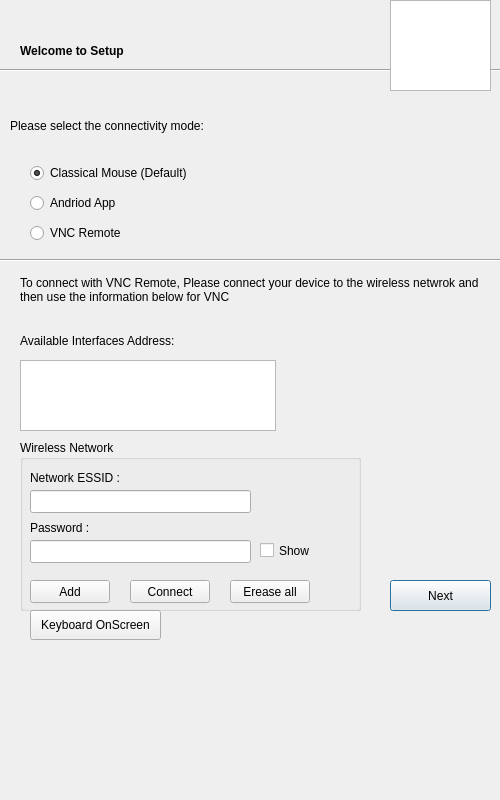
<?xml version="1.0" encoding="UTF-8"?>
<ui version="4.0">
 <class>WelcomeForm</class>
 <widget class="QDialog" name="WelcomeForm">
  <property name="geometry">
   <rect>
    <x>0</x>
    <y>0</y>
    <width>500</width>
    <height>800</height>
   </rect>
  </property>
  <property name="windowTitle">
   <string/>
  </property>
  <widget class="Line" name="line">
   <property name="geometry">
    <rect>
     <x>0</x>
     <y>60</y>
     <width>671</width>
     <height>20</height>
    </rect>
   </property>
   <property name="orientation">
    <enum>Qt::Horizontal</enum>
   </property>
  </widget>
  <widget class="QLabel" name="WelcomeLabelText">
   <property name="geometry">
    <rect>
     <x>20</x>
     <y>40</y>
     <width>331</width>
     <height>21</height>
    </rect>
   </property>
   <property name="font">
    <font>
     <weight>75</weight>
     <bold>true</bold>
    </font>
   </property>
   <property name="text">
    <string>Welcome to Setup</string>
   </property>
  </widget>
  <widget class="QRadioButton" name="Mouse">
   <property name="geometry">
    <rect>
     <x>30</x>
     <y>160</y>
     <width>221</width>
     <height>26</height>
    </rect>
   </property>
   <property name="text">
    <string>Classical Mouse (Default)</string>
   </property>
   <property name="checked">
    <bool>true</bool>
   </property>
  </widget>
  <widget class="QRadioButton" name="Android_app">
   <property name="enabled">
    <bool>true</bool>
   </property>
   <property name="geometry">
    <rect>
     <x>30</x>
     <y>190</y>
     <width>171</width>
     <height>26</height>
    </rect>
   </property>
   <property name="text">
    <string>Andriod App</string>
   </property>
  </widget>
  <widget class="QLabel" name="HintTextConnectivity">
   <property name="geometry">
    <rect>
     <x>10</x>
     <y>90</y>
     <width>441</width>
     <height>71</height>
    </rect>
   </property>
   <property name="text">
    <string>Please select the connectivity mode:</string>
   </property>
   <property name="textFormat">
    <enum>Qt::PlainText</enum>
   </property>
   <property name="wordWrap">
    <bool>true</bool>
   </property>
  </widget>
  <widget class="QPushButton" name="NextStepPushButton">
   <property name="geometry">
    <rect>
     <x>390</x>
     <y>580</y>
     <width>101</width>
     <height>31</height>
    </rect>
   </property>
   <property name="text">
    <string>Next</string>
   </property>
  </widget>
  <widget class="QListWidget" name="OnlineConnectionInfo">
   <property name="geometry">
    <rect>
     <x>20</x>
     <y>360</y>
     <width>256</width>
     <height>71</height>
    </rect>
   </property>
  </widget>
  <widget class="Line" name="line_2">
   <property name="geometry">
    <rect>
     <x>0</x>
     <y>250</y>
     <width>671</width>
     <height>20</height>
    </rect>
   </property>
   <property name="orientation">
    <enum>Qt::Horizontal</enum>
   </property>
  </widget>
  <widget class="QLabel" name="OnlineHint">
   <property name="geometry">
    <rect>
     <x>20</x>
     <y>260</y>
     <width>461</width>
     <height>61</height>
    </rect>
   </property>
   <property name="text">
    <string>&lt;html&gt;&lt;head/&gt;&lt;body&gt;&lt;p&gt;To connect with VNC Remote, Please connect your device to the wireless netwrok and then use the information below for VNC&lt;/p&gt;&lt;/body&gt;&lt;/html&gt;</string>
   </property>
   <property name="wordWrap">
    <bool>true</bool>
   </property>
  </widget>
  <widget class="QLabel" name="OnlineHint_2">
   <property name="geometry">
    <rect>
     <x>20</x>
     <y>330</y>
     <width>241</width>
     <height>21</height>
    </rect>
   </property>
   <property name="text">
    <string>Available Interfaces Address:</string>
   </property>
  </widget>
  <widget class="QGraphicsView" name="graphicsView">
   <property name="geometry">
    <rect>
     <x>390</x>
     <y>0</y>
     <width>101</width>
     <height>91</height>
    </rect>
   </property>
   <property name="styleSheet">
    <string notr="true">border-image: url(:/Languages/build-MyMosqu-Desktop-Debug/Untitled-1.png);</string>
   </property>
  </widget>
  <widget class="QRadioButton" name="VNC_Remote">
   <property name="enabled">
    <bool>true</bool>
   </property>
   <property name="geometry">
    <rect>
     <x>30</x>
     <y>220</y>
     <width>171</width>
     <height>26</height>
    </rect>
   </property>
   <property name="text">
    <string>VNC Remote</string>
   </property>
  </widget>
  <widget class="QGroupBox" name="groupBox">
   <property name="geometry">
    <rect>
     <x>20</x>
     <y>440</y>
     <width>341</width>
     <height>171</height>
    </rect>
   </property>
   <property name="title">
    <string>Wireless Network</string>
   </property>
   <widget class="QPushButton" name="Add_Network_Button">
    <property name="geometry">
     <rect>
      <x>10</x>
      <y>140</y>
      <width>80</width>
      <height>23</height>
     </rect>
    </property>
    <property name="text">
     <string>Add</string>
    </property>
   </widget>
   <widget class="QLabel" name="label">
    <property name="geometry">
     <rect>
      <x>10</x>
      <y>30</y>
      <width>101</width>
      <height>16</height>
     </rect>
    </property>
    <property name="text">
     <string>Network ESSID :</string>
    </property>
   </widget>
   <widget class="QLabel" name="label_2">
    <property name="geometry">
     <rect>
      <x>10</x>
      <y>80</y>
      <width>101</width>
      <height>16</height>
     </rect>
    </property>
    <property name="text">
     <string>Password :</string>
    </property>
   </widget>
   <widget class="QLineEdit" name="Network_name">
    <property name="geometry">
     <rect>
      <x>10</x>
      <y>50</y>
      <width>221</width>
      <height>23</height>
     </rect>
    </property>
   </widget>
   <widget class="QLineEdit" name="Password_Field">
    <property name="geometry">
     <rect>
      <x>10</x>
      <y>100</y>
      <width>221</width>
      <height>23</height>
     </rect>
    </property>
   </widget>
   <widget class="QPushButton" name="Connect_Button">
    <property name="geometry">
     <rect>
      <x>110</x>
      <y>140</y>
      <width>80</width>
      <height>23</height>
     </rect>
    </property>
    <property name="text">
     <string>Connect</string>
    </property>
   </widget>
   <widget class="QPushButton" name="Erease_all_Button">
    <property name="geometry">
     <rect>
      <x>210</x>
      <y>140</y>
      <width>80</width>
      <height>23</height>
     </rect>
    </property>
    <property name="text">
     <string>Erease all</string>
    </property>
   </widget>
   <widget class="QCheckBox" name="checkBox">
    <property name="geometry">
     <rect>
      <x>240</x>
      <y>100</y>
      <width>85</width>
      <height>21</height>
     </rect>
    </property>
    <property name="text">
     <string>Show</string>
    </property>
   </widget>
  </widget>
  <widget class="QPushButton" name="on_screen_keyboard">
   <property name="geometry">
    <rect>
     <x>30</x>
     <y>610</y>
     <width>131</width>
     <height>30</height>
    </rect>
   </property>
   <property name="text">
    <string>Keyboard OnScreen</string>
   </property>
  </widget>
  <zorder>line</zorder>
  <zorder>WelcomeLabelText</zorder>
  <zorder>Mouse</zorder>
  <zorder>Android_app</zorder>
  <zorder>HintTextConnectivity</zorder>
  <zorder>OnlineConnectionInfo</zorder>
  <zorder>line_2</zorder>
  <zorder>OnlineHint</zorder>
  <zorder>OnlineHint_2</zorder>
  <zorder>graphicsView</zorder>
  <zorder>NextStepPushButton</zorder>
  <zorder>VNC_Remote</zorder>
  <zorder>groupBox</zorder>
  <zorder>on_screen_keyboard</zorder>
 </widget>
 <resources/>
 <connections/>
</ui>
